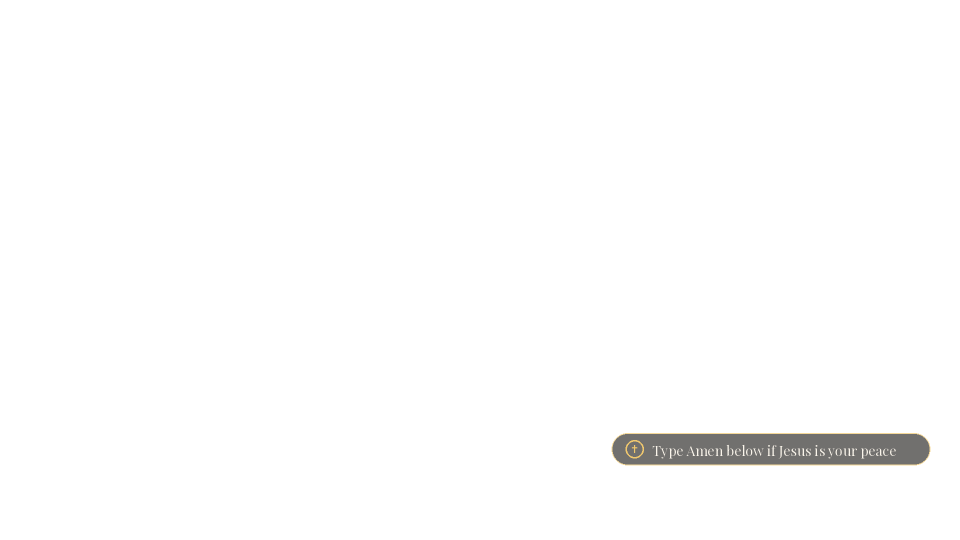
#> input picture fireplace-mac-render/assets/cta_amen.png, 1920 x 1080 px (shown at 1/2 size)
$ python make_covers.py assets/cta_amen.png assets/cta_share.png 5
#> lines starting #> are read from the running program, lines starting #| are printed output that depends on the picture; after the words box and inside, x2 and y2 are one past the last pixel; in counts of white or black regions, pixels touching at a corner belong together
# Christmas Fireplace covers: big spaced "JESUS" + gold MATTHEW 1:21 + thin strip. usage: python3 make_covers.py src.png out.jpg [title_y]
import os, sys
from PIL import Image, ImageDraw, ImageFont, ImageFilter, ImageEnhance
F=os.environ.get("FONTS","/mnt/project-files/scripts/fonts/"); GOLD=(246,208,128)
def spaced(d,text,f,y,fill,sp,W):
    ws=[d.textlength(c,font=f) for c in text]; x=(W-(sum(ws)+sp*(len(text)-1)))/2
    for c,w in zip(text,ws): d.text((x,y),c,font=f,fill=fill); x+=w+sp
def cover(src,out,ty=60,band=0.40,vig=0.5,strip="3 HOURS  |  CHRISTMAS PIANO WORSHIP  |  PRAYER & REST",text=True,size=(1920,1080)):
#> called with src = 'assets/cta_amen.png', out = 'assets/cta_share.png', ty = 5, band = 0.4, vig = 0.5, text = True, size = (1920, 1080)
    im=Image.open(src).convert("RGB").resize(size,Image.LANCZOS); W,H=im.size
#> after `im = Image.open(src).convert('RGB').resize(size, Image.LANCZOS)`:
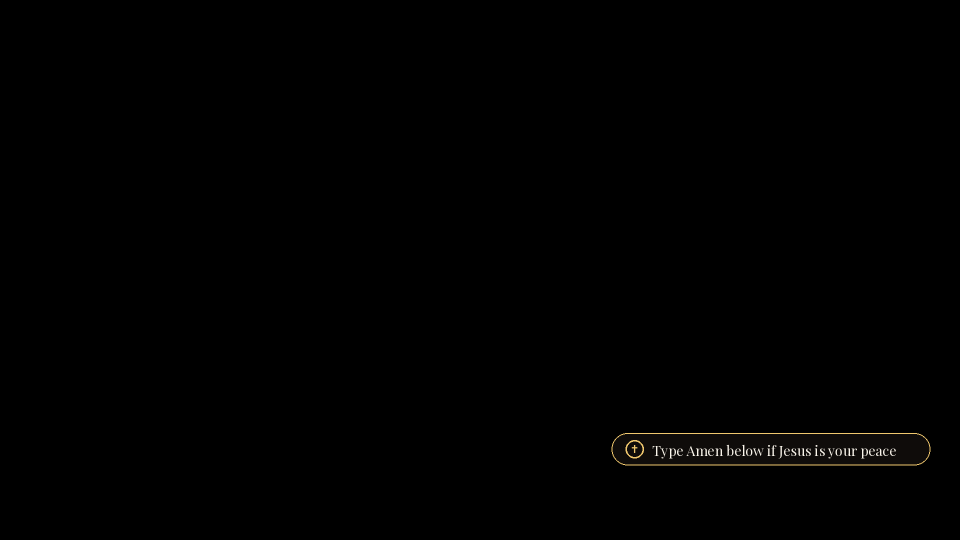
#> im: PIL image 1920x1080 RGB (shown at 1/2 size); mean R, G, B 0.9, 0.8, 0.6
#> after `W, H = im.size`: W = 1920; H = 1080
    im=ImageEnhance.Contrast(ImageEnhance.Color(im).enhance(1.06)).enhance(1.04)
    m=Image.new("L",(W,H),0); ImageDraw.Draw(m).ellipse((-W*0.15,-H*0.2,W*1.15,H*1.25),fill=255)
#> after `m = Image.new('L', (W, H), 0)`: m: PIL image 1920x1080 L; every value is 0
#> after `ImageDraw.Draw(m).ellipse((-W * 0.15, -H * 0.2, W * 1.15, H * 1.25), f`:
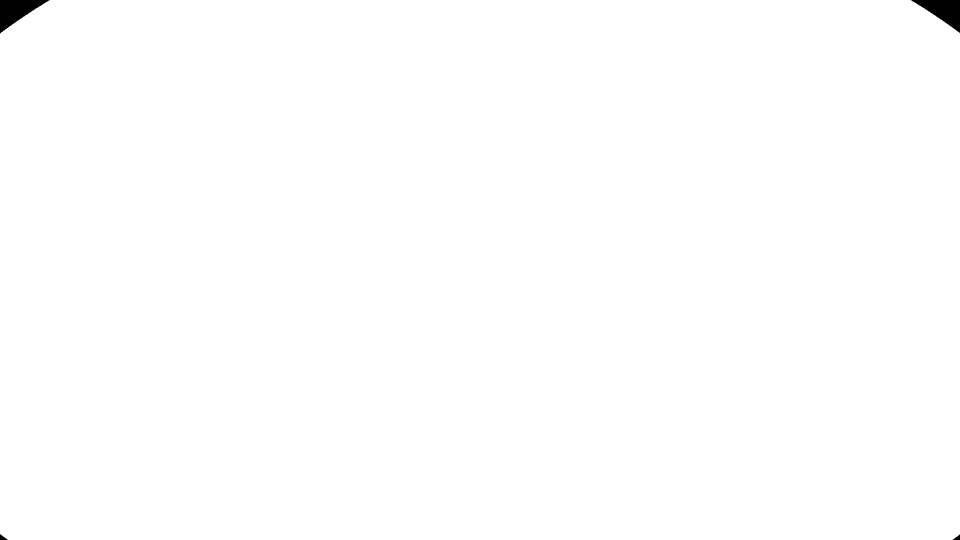
#> m: PIL image 1920x1080 L (shown at 1/2 size); 99.7% white; 4 black regions, box (x1, y1, x2, y2) and area: (0, 0, 99, 67) 3217, (1822, 0, 1920, 66) 3150, (0, 1068, 16, 1080) 97, (1905, 1069, 1920, 1080) 85
    m=m.filter(ImageFilter.GaussianBlur(160)).point(lambda v:int(255-(255-v)*vig)); im=Image.composite(im,Image.new("RGB",(W,H)),m)
    if not text: im.save(out,quality=95) if out.endswith('.jpg') else im.save(out); return
    b=Image.new("L",(W,H),0); ImageDraw.Draw(b).rectangle((0,ty+10,W,ty+250),fill=int(255*band)); im.paste((0,0,0),(0,0),b.filter(ImageFilter.GaussianBlur(60)))
#> after `ImageDraw.Draw(b).rectangle((0, ty + 10, W, ty + 250), fill=int(255 * `:
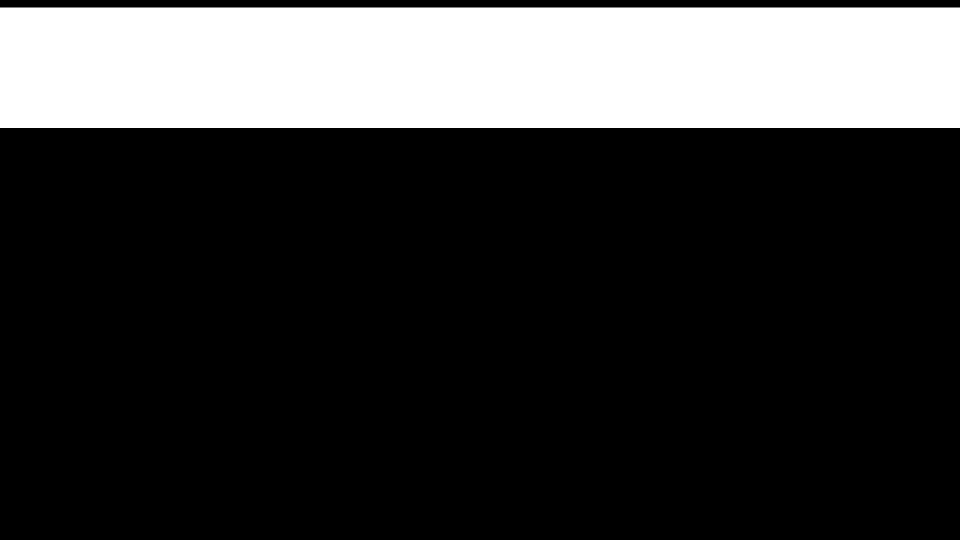
#> b: PIL image 1920x1080 L (shown at 1/2 size); values 0 (black) and 102 (white), 22.3% white; 1 white region, box (x1, y1, x2, y2) and area: (0, 15, 1920, 256) 462720
    t=ImageFont.truetype(F+"PlayfairDisplay.ttf",160); r=ImageFont.truetype(F+"PlayfairDisplay.ttf",46)
    try: r.set_variation_by_axes([700])
    except Exception: pass
    s=ImageFont.truetype(F+"PlayfairDisplay.ttf",34)
    sh=Image.new("L",(W,H),0); d=ImageDraw.Draw(sh); spaced(d,"JESUS",t,ty,255,60,W); spaced(d,"MATTHEW 1:21",r,ty+210,255,18,W)
    im.paste((0,0,0),(0,0),sh.filter(ImageFilter.GaussianBlur(14)).point(lambda v:int(v*0.75)))
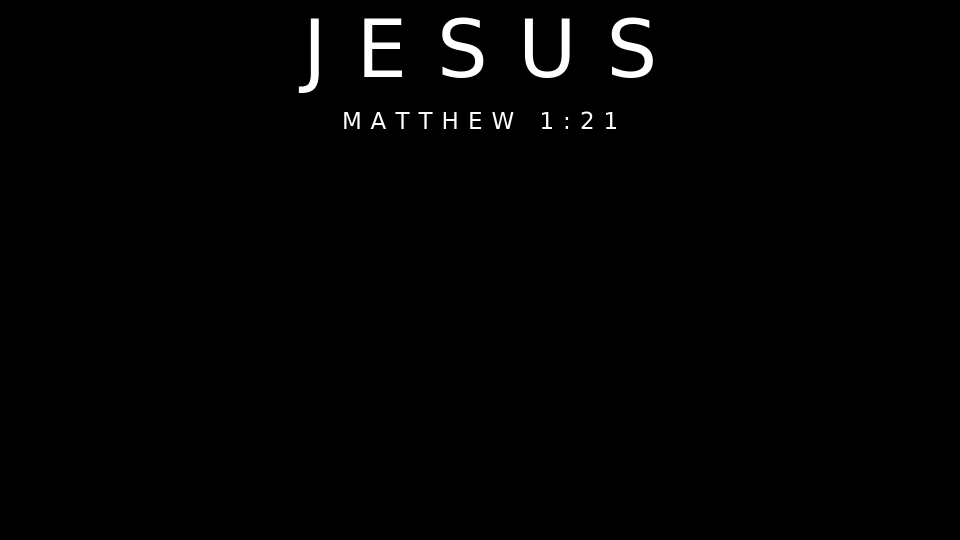
#> sh: PIL image 1920x1080 L (shown at 1/2 size); min 0, max 255, mean 2.7
    im.paste((0,0,0),(0,0),sh.filter(ImageFilter.GaussianBlur(5)).point(lambda v:int(v*0.55)))
    d=ImageDraw.Draw(im); spaced(d,"JESUS",t,ty,(255,255,255),60,W); spaced(d,"MATTHEW 1:21",r,ty+210,GOLD,18,W)
    d.rectangle((0,H-70,W,H),fill=(0,0,0)); tw=d.textlength(strip,font=s); d.text(((W-tw)/2,H-58),strip,font=s,fill=(240,240,240))
#> after `tw = d.textlength(strip, font=s)`: tw = 1017.9
    im.save(out,quality=92)
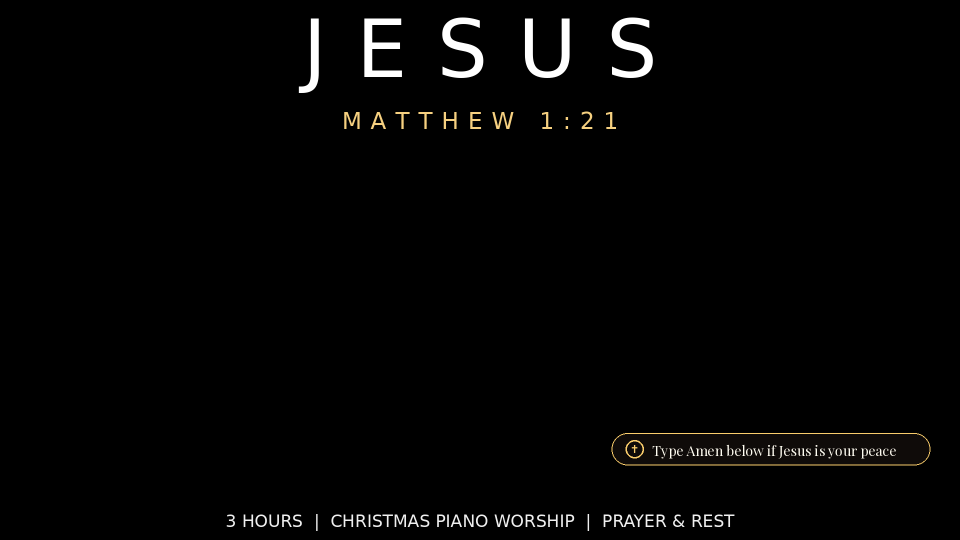
#> saved as cta_share.png: PIL image 1920x1080 RGB (shown at 1/2 size); mean R, G, B 4.5, 4.3, 3.9
if __name__=="__main__":
    cover(sys.argv[1],sys.argv[2],int(sys.argv[3]) if len(sys.argv)>3 else 60)

$ run again, on fireplace-mac-render/assets/v00.png
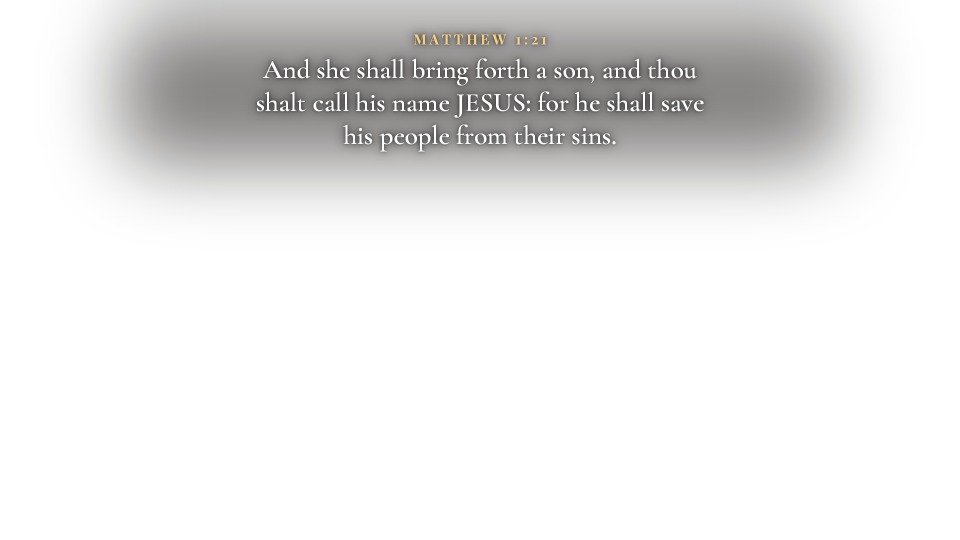
#> input picture fireplace-mac-render/assets/v00.png, 1920 x 1080 px (shown at 1/2 size)
#> in cover, `im = Image.open(src).convert('RGB').resize(size, Image.LANCZOS)`:
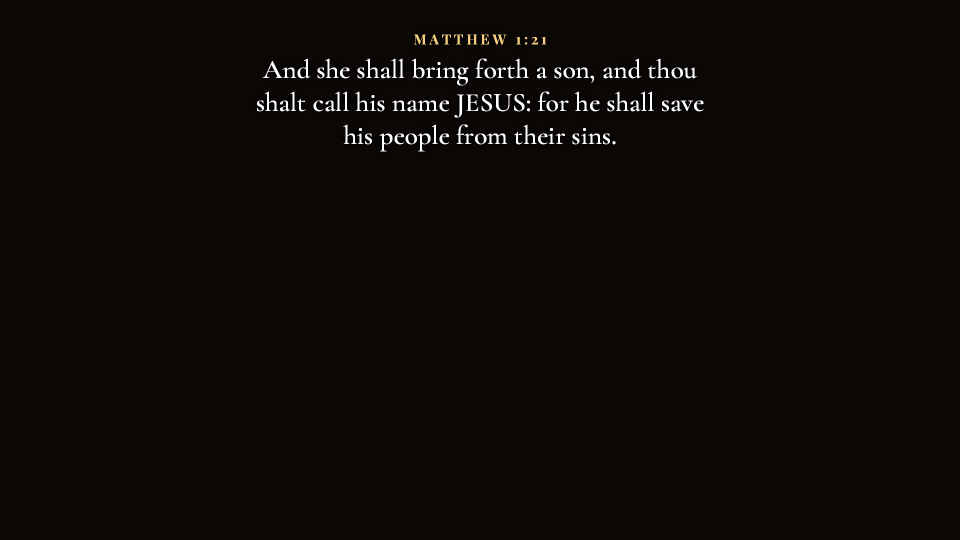
#> im: PIL image 1920x1080 RGB (shown at 1/2 size); mean R, G, B 14.2, 10.3, 8.3
#> b: PIL image 1920x1080 L; values 0 (black) and 102 (white), 22.3% white; 1 white region, box (x1, y1, x2, y2) and area: (0, 15, 1920, 256) 462720
#> tw = 1017.9
#> in cover, `im.save(out,quality=92)`:
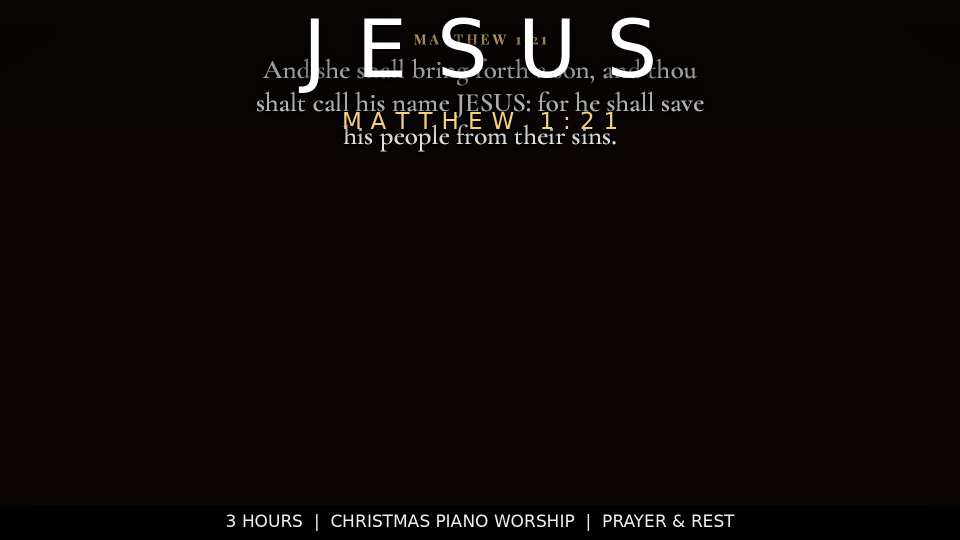
#> saved as v00.png: PIL image 1920x1080 RGB (shown at 1/2 size); mean R, G, B 14.9, 10, 8.2
